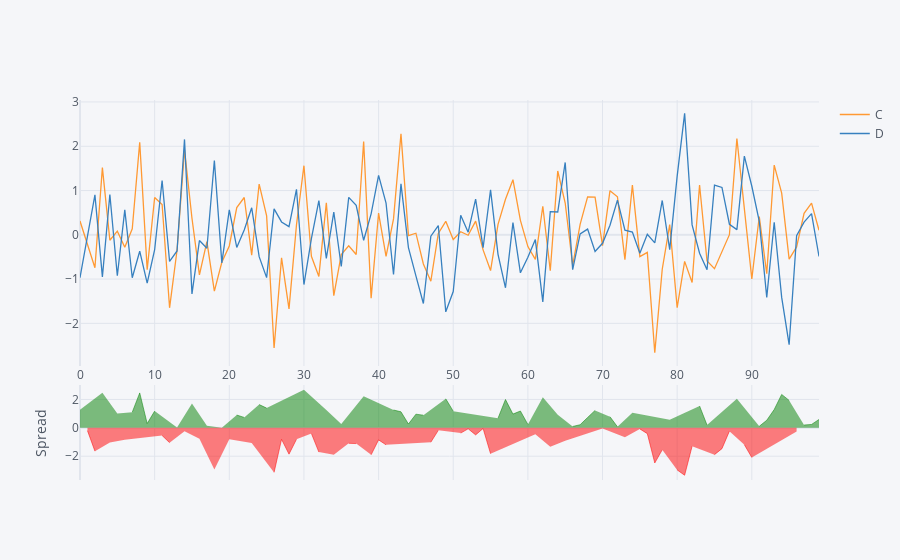

Notebook code cell kept with this figure:
### Code cell
df[['C','D']].iplot(kind='spread')
